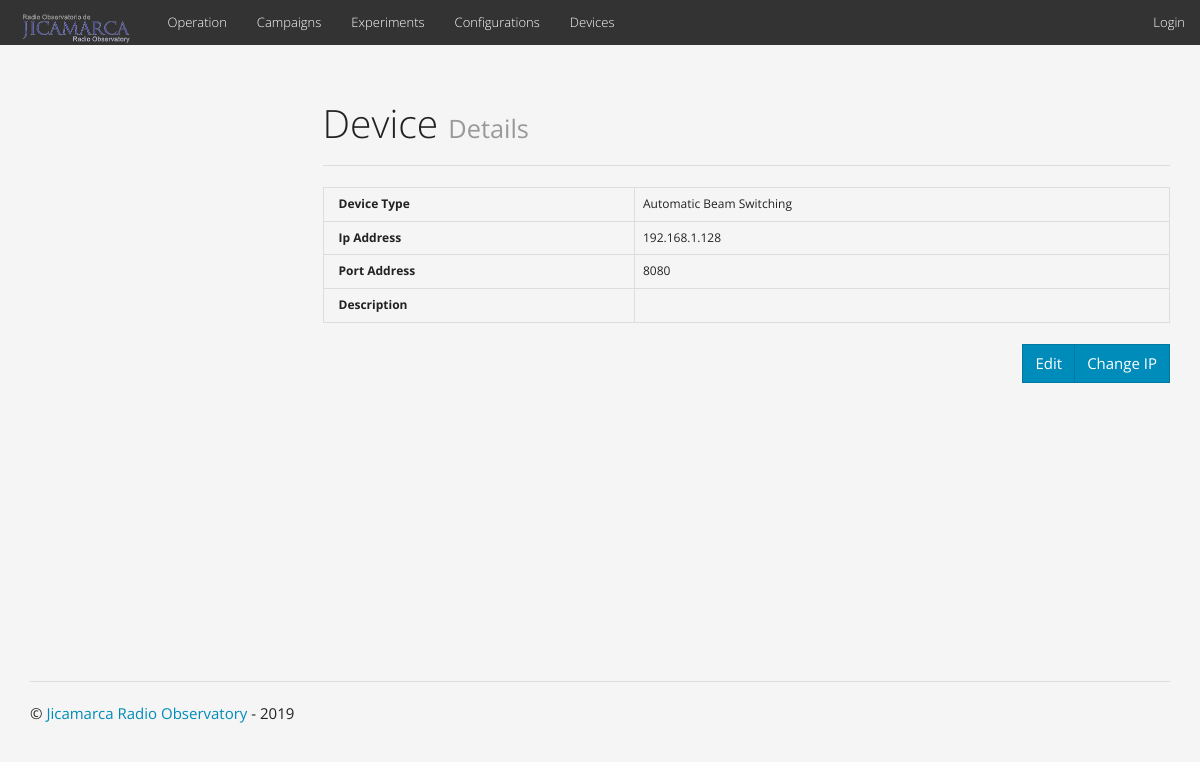
/device/1/, run on the app's committed database.
### apps/main/models.py (models this page shows, shortened)
class Device(models.Model):
    device_type = models.ForeignKey(DeviceType, on_delete=models.CASCADE)
    location = models.ForeignKey(Location, on_delete=models.CASCADE)
    ip_address = models.GenericIPAddressField(protocol='IPv4', default='0.0.0.0')
    port_address = models.PositiveSmallIntegerField(default=2000)
    description = models.TextField(blank=True, null=True)
    status = models.PositiveSmallIntegerField(default=0, choices=DEV_STATES)
    class Meta:
        db_table = 'db_devices'

class DeviceType(models.Model):
    name = models.CharField(max_length = 10, choices = DEV_TYPES, default = 'rc')
    sequence = models.PositiveSmallIntegerField(default=1000)
    description = models.TextField(blank=True, null=True)
    class Meta:
        db_table = 'db_device_types'
    def __str__(self):
        return u'%s' % self.get_name_display()

### apps/main/views.py (the view)
# urls.py: url(r'^device/(?P<id_dev>-?\d+)/$', views.device, name='url_device'),
def device(request, id_dev):
    device = get_object_or_404(Device, pk=id_dev)
    kwargs = {}
    kwargs['device'] = device
    kwargs['device_keys'] = ['device_type',
                             'ip_address', 'port_address', 'description']
    kwargs['title'] = 'Device'
    kwargs['suptitle'] = 'Details'
    return render(request, 'device.html', kwargs)

### apps/main/templatetags/main_tags.py (called while the page is built)
@register.filter
def attr(instance, key):
    display_key = "get_" + key + "_display"
    if key=='name':
        return '{}'.format(instance)
    if hasattr(instance, display_key):
        return getattr(instance, display_key)()
    if hasattr(instance, key):
        return getattr(instance, key)
    return instance.get(key)

@register.filter
def title(s):
    return s.split('__')[-1].replace('_', ' ').title()

### apps/main/templates/device.html (shortened to what this page needs)
{% extends "base.html" %}
{% load bootstrap3 %}
{% load static %}
{% load main_tags %}
{% block content-title %}{{title}}{% endblock %}
{% block content-suptitle %}{{suptitle}}{% endblock %}
{% block content %}
<table class="table table-bordered">
{% for key in device_keys %}
<tr><th>{{key|title}}</th><td>{{device|attr:key}}</td></tr>
{% endfor %}
</table>
<div class="btn-group pull-right" role="group">
<button type="button" class="btn btn-primary" id="bt_edit_device">Edit</button>
<button type="button" class="btn btn-primary" id="bt_change_ip_device">Change IP</button>
</div>
<br></br>
<br></br>
{% endblock %}

### apps/main/templates/base.html (style rules this page uses)
body { padding-top: 60px }

### data on the page
Device: device_keys "Automatic Beam Switching" "192.168.1.128" "8080"

### other printed values
{{ title }} "Device"
{{ suptitle }} "Details"
{{ key|title }} "Device Type" "Ip Address" "Port Address" "Description"
